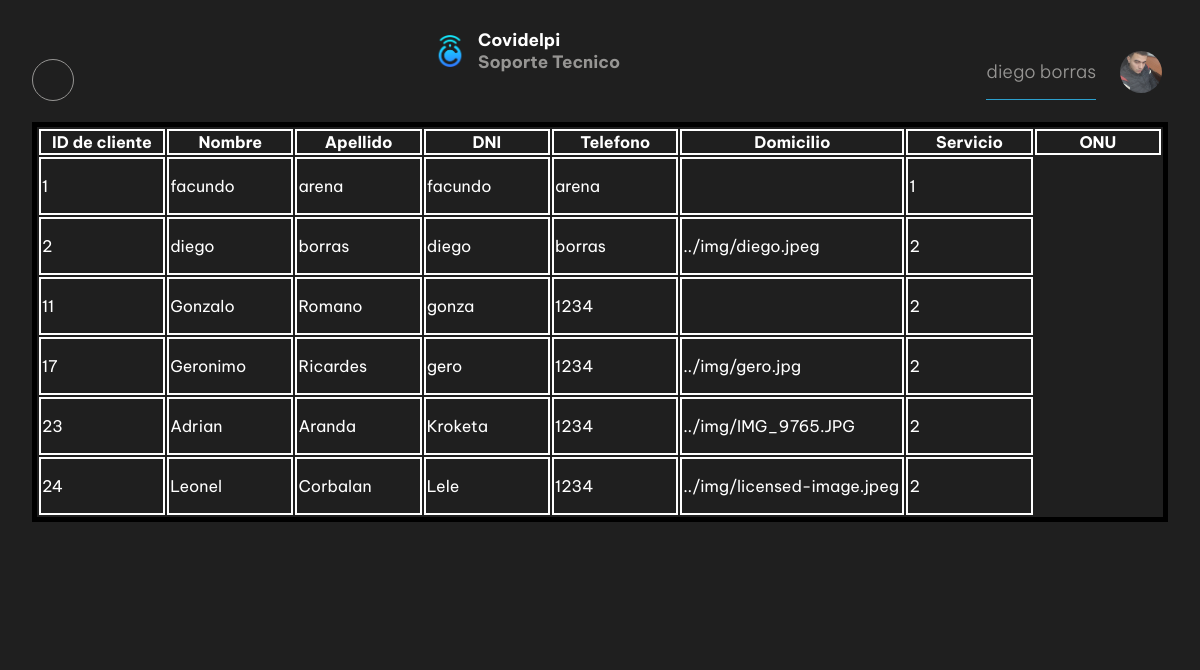
The page /sop_tecnico/clientes.php (signed in) on the database its author committed.
### tables this page shows
CREATE TABLE `usuarios` (
  `id` int(11) NOT NULL,
  `nombre` varchar(35) NOT NULL,
  `apellido` varchar(35) NOT NULL,
  `usuario` varchar(15) NOT NULL,
  `password` varchar(15) NOT NULL,
  `foto` varchar(100) NOT NULL,
  `id_cargo` int(11) NOT NULL
);

### sop_tecnico/clientes.php (the view, shortened to what this page needs)
<!DOCTYPE html>
<html lang="es">
<head>
  <link rel="stylesheet" href="https://cdnjs.cloudflare.com/ajax/libs/meyer-reset/2.0/reset.min.css">
  <link rel="stylesheet" href="../css/sop_tecnico/clientes.css">
  <link rel="stylesheet" href="../css/sop_tecnico/index.css">
</head>
<body>
  <div class="app">
    <?php
    include "../includes/header_sop.php";
    include "../includes/barranav_sop.php";
    ?>
    <table class="default">
      <tr>
        <th>ID de cliente</th>
        <th>Nombre</th>
        <th>Apellido</th>
        <th>DNI</th>
        <th>Telefono</th>
        <th>Domicilio</th>
        <th>Servicio</th>
        <th>ONU</th>
      </tr>
      <?php
      include "../db/conexion.php";
      $query = $conex->query("SELECT * FROM usuarios");
      while ($row = $query->fetch_assoc()) {
        echo '<tr>';
        echo '<td>' . $row["id"] . '</td>';
        echo '<td>' . $row["nombre"] . '</td>';
        echo '<td>' . $row["apellido"] . '</td>';
        echo '<td>' . $row["usuario"] . '</td>';
        echo '<td>' . $row["password"] . '</td>';
        echo '<td>' . $row["foto"] . '</td>';
        echo '<td>' . $row["id_cargo"] . '</td>';
        echo '</tr>';
      }
      ?>
    </table>
  </div>
</body>
</html>

### includes/header_sop.php (shortened to what this page needs)
<header class="app-header">
	<div class="app-header-mobile">
		<button class="icon-button large" id="btn">
		</button>
	</div>
	<div class="app-header-logo">
		<a href="../sop_tecnico/index.php">
			<div class="logo">
				<span class="logo-icon">
					<img src="../img/logo.png" />
				</span>
				<h1 class="logo-title">
					<span>Covidelpi</span>
					<span>
						<?php
						echo $_SESSION["rol"];
						?>
					</span>
				</h1>
			</div>
		</a>
	</div>
	<div class="app-header-actions">
		<button class="user-profile">
			<span class="nombre">
				<?php
				echo $_SESSION["nombre"];
				echo $_SESSION["apellido"];
				?>
			</span>
			<span class="foto">
				<?php
				$perfil = "../img/perfil.jpg";
				if (empty($_SESSION["foto"]) || $_SESSION["foto"] == "../img/") {
					echo '<img src=' . $perfil . ' alt="Sin foto de perfil">';
				} else {
					echo '<img src=' . $_SESSION["foto"] . '>';
				}
				?>
			</span>
		</button>
	</div>
</header>

### includes/barranav_sop.php (shortened to what this page needs)
<div class="app-body">

### css/sop_tecnico/clientes.css (style rules this page uses)
table { border: solid 5px #000; width: 100%; background-color: transparent; height: 400px; }
table th { border: solid #fff 2px; height: 20px; width: 100px; }
table td { border: solid 2px #fff; }

### css/sop_tecnico/index.css (style rules this page uses)
:root { --c-blue-primary:#2c9fcc; --c-blue-tertiary:#35109c; --c-darkgray:#646161; --c-gray-900: #000000; --c-gray-800: #1f1f1f; --c-gray-700: #2e2e2e; --c-gray-600: #313131; --c-gray-500: #969593; --c-gray-400: #a6a6a6; --c-gray-300: #bdbbb7; --c-gray-200: #f1f1f1; --c-gray-100: #ffffff; --c-green-500: #45ffbc; --c-olive-500: #e3ffa8; --c-white: var(--c-gray-100); --c-text-primary: var(--c-gray-100); --c-text-secondary: var(--c-gray-200); --c-text-tertiary: var(--c-gray-500); }
body { padding:2px ; margin: 0; font-family: "Be Vietnam Pro", sans-serif; background-color: var(--c-gray-800); color: var(--c-text-primary); display: flex; justify-content: center; box-sizing: border-box; }
*, *:before, *:after { box-sizing: border-box; }
img { display: block; max-width: 100%; }
button, select, input, textarea { font: inherit; }
a { color: inherit; }
.app { min-height: 80vh; width: 95%; max-width: 1600px; background-color: var(--c-gray-800); display: flex; flex-direction: column; justify-content: center; }
.app-header { display: flex; grid-template-columns: minmax(-webkit-min-content, 175px) minmax(-webkit-max-content, 1fr) minmax(-webkit-max-content, 400px); grid-template-columns: minmax(min-content, 175px) minmax(max-content, 1fr) minmax(max-content, 400px); -moz-column-gap: 4rem; column-gap: 4rem; align-items: flex-end; justify-content: space-between; padding-bottom: 5px; }
.app-header-logo a { text-decoration: none; }
.app-body { height: 100%; display: grid; grid-template-columns: minmax(-webkit-min-content, 175px) minmax(-webkit-max-content, 1fr) minmax(-webkit-min-content, 400px); grid-template-columns: minmax(min-content, 175px) minmax(max-content, 1fr) minmax(min-content, 400px); -moz-column-gap: 4rem; column-gap: 4rem; padding-top: 1rem; }
@media (max-width: 1200px) { .app-body { grid-template-columns: 1fr; } }
.logo { display: flex; align-items: center; padding-bottom: 1rem; padding-top: 1rem; border-bottom: 1px solid var(--c-blue-primary); }
@media (max-width: 1200px) { .logo { border-bottom: 0; } }
.logo-icon { display: flex; align-items: center; justify-content: center; width: 32px; height: 32px; }
.logo-title { display: flex; flex-direction: column; font-size: 17px; margin-left: 0.75rem; }
.logo-title span:first-child { color: var(--c-text-primary); }
.logo-title span:last-child { color: var(--c-text-tertiary); }
.user-profile { display: flex; align-items: center; border: 0; background: transparent; cursor: pointer; color: var(--c-text-tertiary); transition: 0.25s ease; }
.user-profile span:first-child { display: flex; font-size: 1.125rem; padding-top: 1rem; padding-bottom: 1rem; border-bottom: 1px solid var(--c-blue-primary); font-weight: 300; }
.user-profile span:last-child { transition: 0.25s ease; display: flex; justify-content: center; align-items: center; width: 42px; height: 42px; border-radius: 50%; overflow: hidden; margin-left: 1.5rem; flex-shrink: 0; }
.icon-button { width: 32px; height: 32px; border-radius: 50%; border: 0; background-color: transparent; border: 1px solid var(--c-gray-500); color: var(--c-text-primary); display: flex; align-items: center; justify-content: center; cursor: pointer; transition: 0.25s ease; flex-shrink: 0; }
.icon-button.large { width: 42px; height: 42px; font-size: 1.25em; }
.app-header-mobile { display: none; }
@media (max-width:1200px) { .app-header-mobile { display: flex; } }

### rows shown on the page
usuarios: id "1", nombre "facundo", apellido "arena", usuario "facundo", password "arena", id_cargo "1"
usuarios: id "2", nombre "diego", apellido "borras", usuario "diego", password "borras", foto "../img/diego.jpeg", id_cargo "2"
usuarios: id "11", nombre "Gonzalo", apellido "Romano", usuario "gonza", password "1234", id_cargo "2"
usuarios: id "17", nombre "Geronimo", apellido "Ricardes", usuario "gero", password "1234", foto "../img/gero.jpg", id_cargo "2"
usuarios: id "23", nombre "Adrian", apellido "Aranda", usuario "Kroketa", password "1234", foto "../img/IMG_9765.JPG", id_cargo "2"
usuarios: id "24", nombre "Leonel", apellido "Corbalan", usuario "Lele", password "1234", foto "../img/licensed-image.jpeg", id_cargo "2"

### other values the page prints
$_SESSION["rol"] "Soporte Tecnico"
$_SESSION["nombre"] "diego"
$_SESSION["apellido"] "borras"
